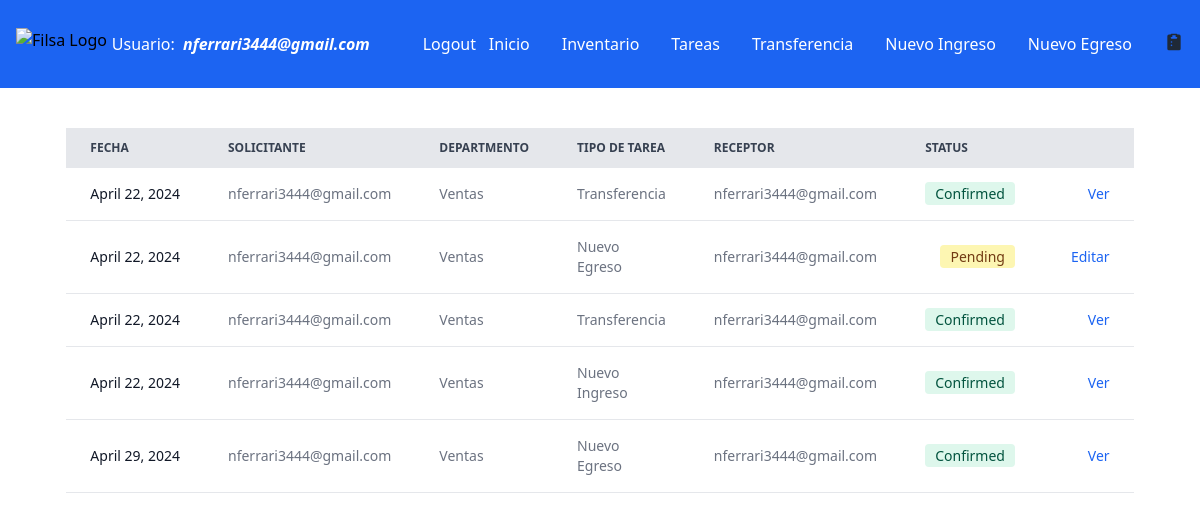
/tasks/ (signed in), run on the app's committed database.
### filsa/models.py (models this page shows)
class CustomUser( AbstractBaseUser , PermissionsMixin ):
    class Meta:
        verbose_name = 'Usuarios'
        verbose_name_plural = 'Usuarios'
    username = models.CharField(max_length=40, verbose_name="Usuario")
    password = models.CharField(max_length=100)
    email = models.EmailField(max_length=40, blank=False, unique=True,
                              default='', error_messages =
                                {'required': 'Please provide your email address.',
                  'unique': 'An account with this email exist'}, verbose_name="Correo")
    departamento = models.CharField(max_length=30,  default='Sales', verbose_name="Departamento")
    role = models.CharField(max_length=40,  blank=True, null=True, verbose_name= "Rol")
    is_staff = models.BooleanField(default=False)
    is_superuser = models.BooleanField(default=False)
    is_active = models.BooleanField(default=True)
    USERNAME_FIELD = 'email'
    REQUIRED_FIELDS = ['username']
    objects = CustomUserManager()

class Tasks(models.Model):
    STATUS = [('Pending','Pending'),
              ('Confirmed','Confirmed')]
    DEPARTMENT = [('Ventas','Ventas'),
                ('Dirección', 'Dirección'),
                ('Administración', 'Administración'),
                 ('Encargado Servicio Técnico', 'Encargado Servicio Técnico'),
                ('Servicio Técnico', 'Servicio Técnico'),
                ('Logística','Logística')
                ]
    MOTIVOSINGRESO = [('Devolución Mercadería', 'Devolución Mercadería'),
                ('Importación', 'Importación'),
                 ('Compra en Plaza', 'Compra en Plaza'),
                 ('Armado Nuevo Producto', 'Armado Nuevo Producto' )]
    MOTIVOSEGRESO = [('Servicio Técnico', 'Servicio Técnico'),
                     ('Planta de Armado', 'Planta de Armado'),
                      ('Ventas', 'Ventas'),
                       ('Mantenimiento', 'Mantenimiento') ]
    task_id = models.AutoField(primary_key=True)
    receptor = models.ForeignKey(CustomUser, on_delete=models.CASCADE, related_name='receptor',  blank=True, null=True)
    issuer = models.ForeignKey(CustomUser, on_delete=models.CASCADE, related_name='issuer', blank=True, null=True)
    status = models.CharField(max_length=30, choices= STATUS, default='Pending')
    department = models.CharField(max_length=30, choices = DEPARTMENT, default='Sales')
    date = models.DateField(verbose_name=u"Fecha")
    deliveryDate = models.DateField(verbose_name=u"Fecha", default = '1970-01-01')
    motivoIngreso = models.CharField(max_length=30, choices = MOTIVOSINGRESO) # default='Transferencia Depósitos')
    motivoEgreso = models.CharField(max_length=30, choices = MOTIVOSEGRESO) #default='Transferencia Depósitos')
    warehouseProduct = models.ForeignKey(WarehousesProduct, on_delete= models.CASCADE, blank=True, null=True)
    actionType = models.CharField(max_length=20,  default='Inbound')
    observationsSolicitud = models.CharField(max_length=500, null=True, blank= True)
    observationsConfirma = models.CharField(max_length=500, null=True, blank= True)

### filsa/views.py (the view)
# urls.py: path('tasks/', TaskListView.as_view() , name='tasks'),
class TaskListView(LoginRequiredMixin, generic.ListView):
    template_name = 'tasks.html'
    model = Tasks
    def get_queryset(self) -> QuerySet[Any]:
        user_is_staff = self.request.user.is_staff
        if user_is_staff:
            self.tasks = Tasks.objects.all() # , actionType='Nueva Solicitud')
            return self.tasks
        print('user is superuser', self.request.user.is_superuser)
        user_group = self.request.user.groups.values_list('name',flat = True)[0].strip()
        print('user_group', user_group)
        if user_group == 'Tecnico':
            tasks = ["Transferencia","Confirma Transferencia"]
        elif user_group == 'Comercial':
            tasks = ["Nuevo Egreso", "Confirma Egreso"]
        else:
            tasks = ["Transferencia","Confirma Transferencia", "Nuevo Ingreso", "Confirma Ingreso", "Nuevo Egreso", "Confirma Egreso"]
        self.tasks = Tasks.objects.filter(actionType__in = tasks) #filter(status='Pending') # , actionType='Nueva Solicitud')
        return self.tasks
    def get_context_data(self, **kwargs):
        context = super(TaskListView, self).get_context_data(**kwargs)
        context['tasks'] = self.tasks
        return context

### filsa/templates/tasks.html (shortened to what this page needs)
{% extends '_base.html' %}
{% load static %}
{% block content %}
<div class="w-full px-4 relative overflow-x-auto mt-10 sm:rounded-lg">
    <table class="py-8 px-4 mx-auto max-w-2xl lg:py-16 text-sm text-left rtl:text-right text-gray-500 dark:text-gray-400">
        <thead class="text-xs text-gray-700 uppercase bg-gray-200 dark:bg-gray-700 dark:text-gray-400">
            <tr>
                <th scope="col" class="px-6 py-3">
                    Fecha
                </th>
                <th scope="col" class="px-6 py-3">
                    <div class="flex items-center">
                        Solicitante
                    </div>
                </th>
                <th scope="col" class="px-6 py-3">
                    <div class="flex items-center">
                        Departmento
                    </div>
                </th>
                <th scope="col" class="px-6 py-3">
                    <div class="flex items-center">
                        Tipo de Tarea
                    </div>
                </th>
                <th scope="col" class="px-6 py-3">
                    <div class="flex items-center">
                        Receptor
                    </div>
                </th>
                <th scope="col" class="px-6 py-3">
                    <div class="flex items-center">
                        Status
                    </div>
                </th>
                <th scope="col" class="px-6 py-3">
                </th>
            </tr>
        </thead>
        <tbody>
            {% for task in tasks %}
            <tr class="bg-white border-b dark:bg-gray-800 dark:border-gray-700">
                <th scope="row" class="px-6 py-4 font-medium text-gray-900 whitespace-nowrap dark:text-white">
                    {{task.date}}
                </th>
                <td class="px-6 py-4">
                    {{task.issuer}}
                </td>
                <td class="px-6 py-4">
                    {{task.department}}
                </td>
                <td class="px-6 py-4">
                    {{task.actionType}}
                </td>
                <td class="px-6 py-4">
                    {{task.receptor}}
                </td>
                    {% if task.status == 'Pending' %}
                    <td class="px-6 py-4 text-right">
                        <span class="bg-yellow-100 text-yellow-800 text-sm font-medium me-2 px-2.5 py-0.5 rounded dark:bg-yellow-900 dark:text-yellow-300">{{task.status}}</span>
                    </td>
                    {% else %}
                    <td class="px-6 py-4 text-right">
                    <span class="bg-green-100 text-green-800 text-sm font-medium me-2 px-2.5 py-0.5 rounded dark:bg-green-900 dark:text-green-300">{{task.status}}</span>
                </td>
                {% endif %}
                {% if task.actionType == 'Nuevo Egreso' and task.status == 'Pending' %}
                <td class="px-6 py-4 text-right">
                    <a href="{% url 'outbounddelivery' requested_id=task.task_id %}"  class="font-medium text-blue-600 dark:text-blue-500 hover:underline">Editar</a>
                </td>
                {% elif task.actionType == 'Nuevo Egreso' and task.status == 'Confirmed' %}
                <td class="px-6 py-4 text-right">
                    <a href="{% url 'outboundconfirmed' requested_id=task.task_id %}"  class="font-medium text-blue-600 dark:text-blue-500 hover:underline">Ver</a>
                </td>
                {% elif task.actionType == 'Nuevo Ingreso' and task.status == 'Pending' %}
                <td class="px-6 py-4 text-right">
                    <a href="{% url 'inboundreception' requested_id=task.task_id %}"  class="font-medium text-blue-600 dark:text-blue-500 hover:underline">Editar</a>
                </td>
                {% elif task.actionType == 'Nuevo Ingreso' and task.status == 'Confirmed' %}
                <td class="px-6 py-4 text-right">
                    <a href="{% url 'inboundconfirmed' requested_id=task.task_id %}"  class="font-medium text-blue-600 dark:text-blue-500 hover:underline">Ver</a>
                </td>
                {% elif task.actionType == 'Transferencia' and task.status == 'Pending' %}
                <td class="px-6 py-4 text-right">
                    <a href="{% url 'transferreception' requested_id=task.task_id %}"  class="font-medium text-blue-600 dark:text-blue-500 hover:underline">Editar</a>
                </td>
                {% elif task.actionType == 'Transferencia' and task.status == 'Confirmed' %}
                <td class="px-6 py-4 text-right">
                    <a href="{% url 'transferconfirmed' requested_id=task.task_id %}"  class="font-medium text-blue-600 dark:text-blue-500 hover:underline">Ver</a>
                </td>
                 {% endif %}
            </tr>
            {% endfor %}
        </tbody>
    </table>
</div>
  {% endblock content %}

### filsa/templates/_base.html (shortened to what this page needs)
{% load compress %}
{% load static %}
{% load grouptag %}
<!DOCTYPE html>
<html lang="en">
<head>
<link rel="stylesheet" href="https://ajax.googleapis.com/ajax/libs/jqueryui/1.11.4/themes/smoothness/jquery-ui.css">
    {% compress css %}
 <link rel="stylesheet" href="{% static 'src/output.css' %}">
    {% endcompress %}
</head>
<nav class="sm:w-full bg-blue-600 border-gray-200 dark:bg-gray-900">
    <div class="max-w-screen-xl flex flex-wrap items-center justify-between p-4">
      <a href="https://www.filsa.com.uy/" target="_blank" class="flex items-center space-x-3 rtl:space-x-reverse">
          <img src="https://filsa.s3.amazonaws.com/logo.jpg" class="h-8" alt="Filsa Logo" />
      </a>
      {% if user.is_authenticated %}
      <div class="flex text-white items-center lg:mr-10 sm:mr-0 lm:mr-0">
        Usuario: &nbsp <i><strong class="text-black-400">{{user.get_username}}</strong></i>
      </div>
      <a href="{% url 'logout' %}" class="py-4 px-2 text-white hover:text-green-500 transition duration-300">Logout</a>
      {% else %}
      <a href="{% url 'login' %}" class="py-4 px-2 text-white hover:text-green-500 transition duration-300">Login</a>
      {% endif %}
      <div class="hidden w-full md:block md:w-auto" id="navbar-default">
        <ul class="font-medium flex flex-col p-4 md:p-0 mt-4 border border-gray-100 rounded-lg md:flex-row md:space-x-8 rtl:space-x-reverse md:mt-0 md:border-0 dark:bg-gray-800 md:dark:bg-gray-900 dark:border-gray-700">
          <li>
            <a href="{% url 'home' %}" class="text-white rounded hover:bg-gray-100 md:border-0 md:hover:text-blue-700 md:p-0 dark:text-white md:dark:hover:text-blue-500 dark:hover:bg-gray-700 dark:hover:text-white md:dark:hover:bg-transparent">Inicio</a>
          </li>
          <li>
            <a href="{% url 'stock' %}" class="block py-2 px-3 text-white rounded hover:bg-gray-100 md:border-0 md:hover:text-blue-700 md:p-0 dark:text-white md:dark:hover:text-blue-500 dark:hover:bg-gray-700 dark:hover:text-white md:dark:hover:bg-transparent">Inventario</a>
          </li>
          <li>
            <a href="{% url 'tasks' %}" class="block py-2 px-3 text-white rounded hover:bg-gray-100 md:border-0 md:hover:text-blue-700 md:p-0 dark:text-white md:dark:hover:text-blue-500 dark:hover:bg-gray-700 dark:hover:text-white md:dark:hover:bg-transparent">Tareas</a>
          </li>
          <li>
            {% if user.groups.all.0.name.strip == "Administrador"  or user.groups.all.0.name.strip == "Supervisor"  or user.groups.all.0.name.strip == "Tecnico"   or user.groups.all.0.name.strip == "Logistica" %}
            <a href="{% url 'transfer' %}" class="block py-2 px-3 text-white rounded hover:bg-gray-100 md:border-0 md:hover:text-blue-700 md:p-0 dark:text-white md:dark:hover:text-blue-500 dark:hover:bg-gray-700 dark:hover:text-white md:dark:hover:bg-transparent">Transferencia</a>
            {% endif %}
          </li>
          <li>
          {% if user.groups.all.0.name.strip == "Administrador"  or user.groups.all.0.name.strip == "Supervisor" %}
            <a href="{% url 'inbound' %}" class="block py-2 px-3 text-white rounded hover:bg-gray-100 md:border-0 md:hover:text-blue-700 md:p-0 dark:text-white md:dark:hover:text-blue-500 dark:hover:bg-gray-700 dark:hover:text-white md:dark:hover:bg-transparent">Nuevo Ingreso</a>
           {% endif %}
          </li>
          <li>
            {% if user.groups.all.0.name.strip == "Administrador"  or user.groups.all.0.name.strip == "Supervisor" or user.groups.all.0.name.strip == "Comercial" %}
            <a href="{% url 'outboundorder' %}" class="block py-2 px-3 text-white rounded hover:bg-gray-100 md:border-0 md:hover:text-blue-700 md:p-0 dark:text-white md:dark:hover:text-blue-500 dark:hover:bg-gray-700 dark:hover:text-white md:dark:hover:bg-transparent">Nuevo Egreso</a>
            {% endif %}
          </li>
          <li>
            {% if user.groups.all.0.name.strip == "Administrador" %}
            <a href="{% url 'newcotization' %}" data-popover-target="popover-default" class="block py-2 px-3 text-gray-900 rounded hover:bg-gray-100 md:border-0 md:hover:text-blue-700 md:p-0 dark:text-white md:dark:hover:text-blue-500 dark:hover:bg-gray-700 dark:hover:text-white md:dark:hover:bg-transparent">
              </a>
            {% endif %}
        </li>
        </ul>
      </div>
    </div>
  </nav>
 {% block content %}
 {% endblock content %}
</body>
</html>

### data on the page
CustomUser: get_username "nferrari3444@gmail.com"
Tasks: date "April 22, 2024", issuer "nferrari3444@gmail.com", department "Ventas", actionType "Transferencia", receptor "nferrari3444@gmail.com", status "Confirmed", shows "Ver"
Tasks: date "April 22, 2024", issuer "nferrari3444@gmail.com", department "Ventas", actionType "Nuevo Egreso", receptor "nferrari3444@gmail.com", status "Pending", shows "Editar"
Tasks: date "April 22, 2024", issuer "nferrari3444@gmail.com", department "Ventas", actionType "Transferencia", receptor "nferrari3444@gmail.com", status "Confirmed", shows "Ver"
Tasks: date "April 22, 2024", issuer "nferrari3444@gmail.com", department "Ventas", actionType "Nuevo Ingreso", receptor "nferrari3444@gmail.com", status "Confirmed", shows "Ver"
Tasks: date "April 29, 2024", issuer "nferrari3444@gmail.com", department "Ventas", actionType "Nuevo Egreso", receptor "nferrari3444@gmail.com", status "Confirmed", shows "Ver"
